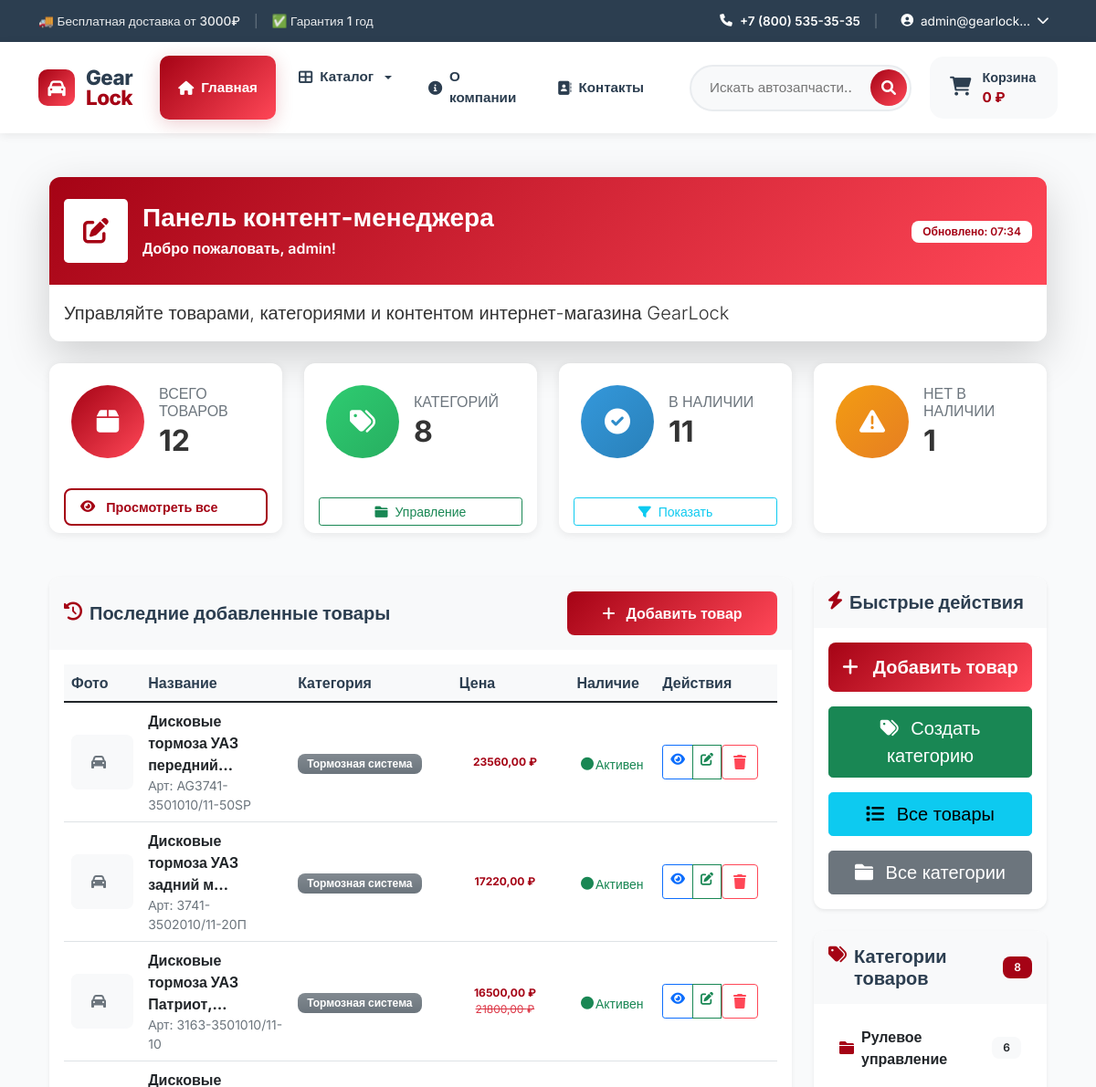
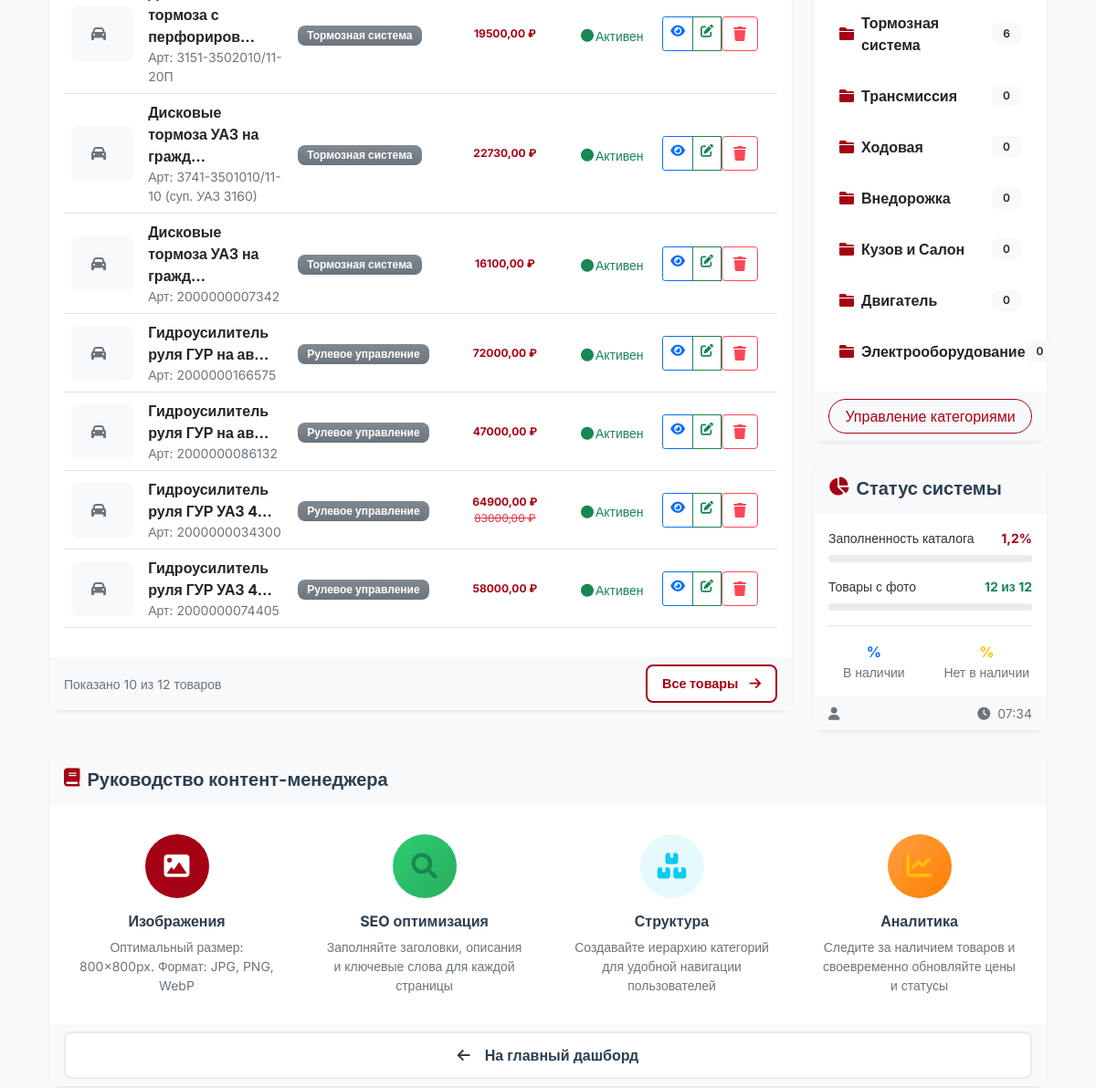
The page /users/content/dashboard/ (signed in, upper part) on the database as committed earlier (2 pictures, top to bottom).
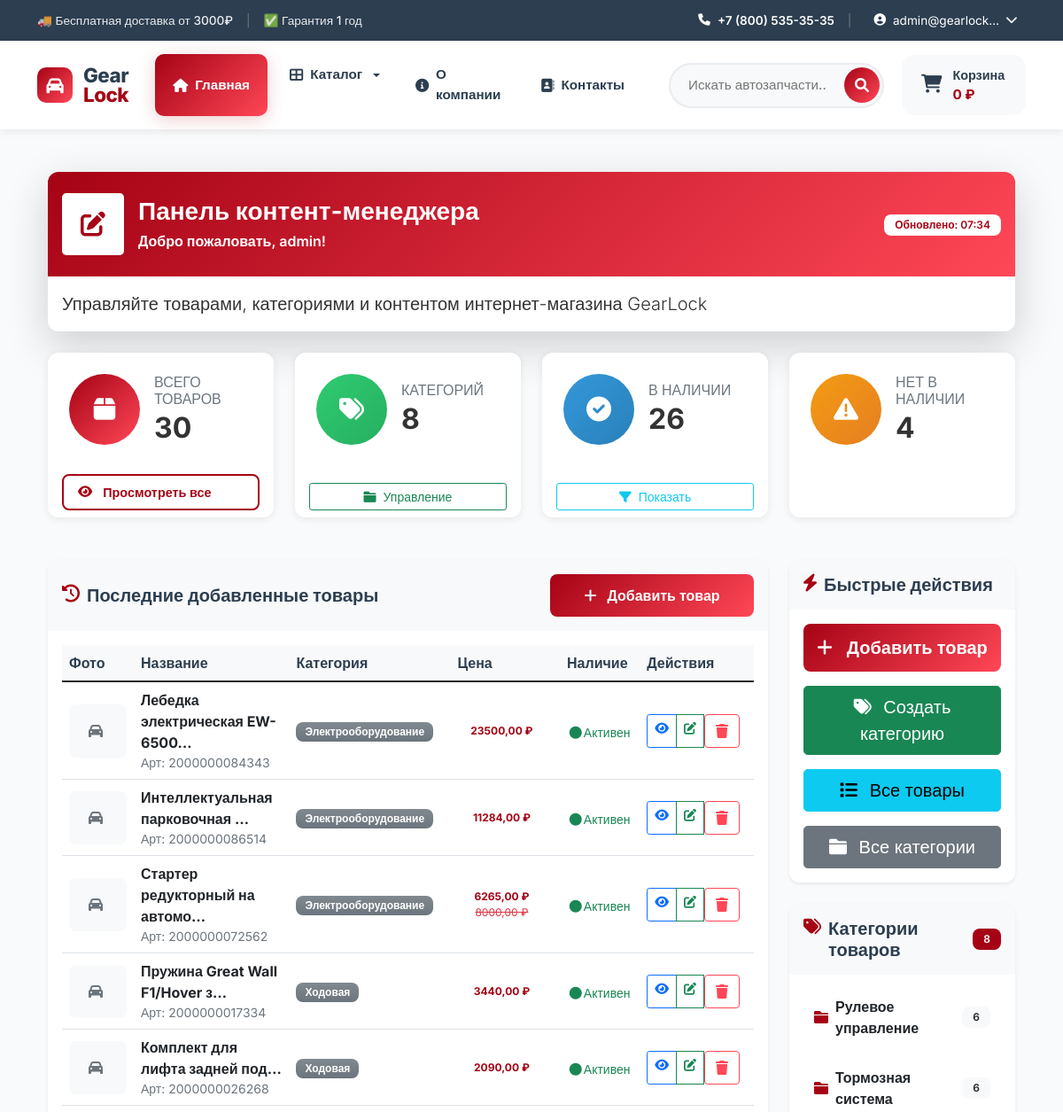
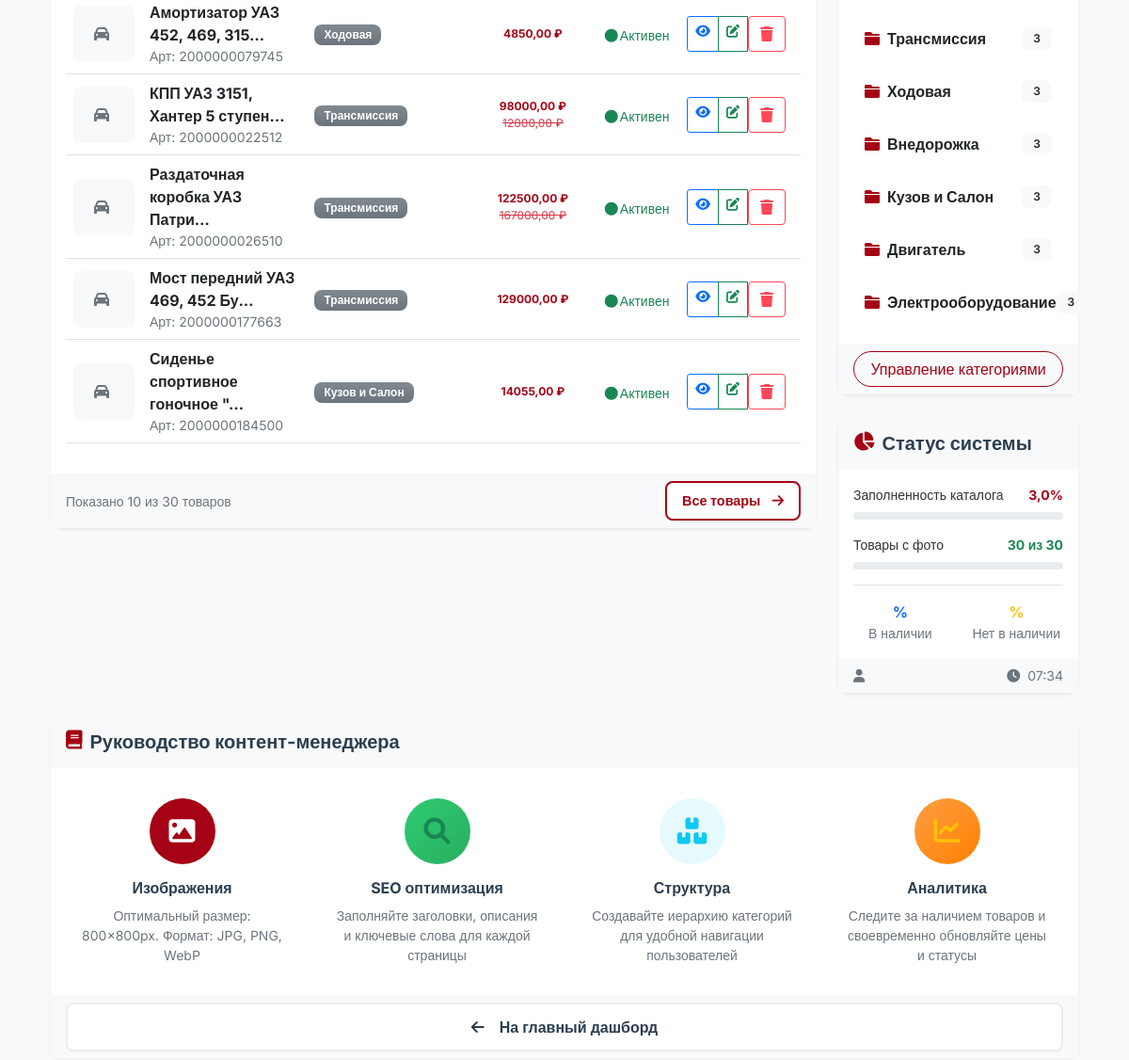
The same page on the database as committed later (2 pictures, top to bottom).
### catalog/models.py (models this page shows, shortened)
class Product(models.Model):
    AVAILABILITY_CHOICES = [
        ('in_stock', 'В наличии'),
        ('limited', 'Мало'),
        ('out_of_stock', 'Нет в наличии'),
        ('preorder', 'Под заказ'),
    ]
    name = models.CharField('Название', max_length=200)
    slug = models.SlugField('URL', max_length=200, unique=True, blank=True)  # Добавили blank=True
    category = models.ForeignKey(Category, on_delete=models.CASCADE,
                               related_name='products')
    brand = models.ForeignKey(Brand, on_delete=models.CASCADE,
                            related_name='products', null=True, blank=True)
    sku = models.CharField('Артикул', max_length=50, unique=True)
    price = models.DecimalField('Цена', max_digits=10, decimal_places=2)
    old_price = models.DecimalField('Старая цена', max_digits=10,
                                   decimal_places=2, null=True, blank=True)
    description = models.TextField('Описание')
    features = models.TextField('Характеристики', blank=True)
    availability = models.CharField('Наличие', max_length=20,
                                  choices=AVAILABILITY_CHOICES, default='in_stock')
    quantity = models.IntegerField('Количество', default=0)
    is_active = models.BooleanField('Активный', default=True)
    is_new = models.BooleanField('Новинка', default=False)
    is_sale = models.BooleanField('Распродажа', default=False)
    is_featured = models.BooleanField('Рекомендуемый', default=False)
    created_at = models.DateTimeField('Дата создания', auto_now_add=True)
    updated_at = models.DateTimeField('Дата обновления', auto_now=True)
    class Meta:
        verbose_name = 'Товар'
        verbose_name_plural = 'Товары'
        ordering = ['-created_at']

class Category(models.Model):
    name = models.CharField('Название', max_length=200)
    slug = models.SlugField('URL', max_length=200, unique=True, blank=True)
    parent = models.ForeignKey('self', on_delete=models.CASCADE,
                             null=True, blank=True, related_name='children')
    image = models.ImageField('Изображение', upload_to='categories/', null=True, blank=True)
    description = models.TextField('Описание', blank=True)
    order = models.IntegerField('Порядок', default=0)
    class Meta:
        verbose_name = 'Категория'
        verbose_name_plural = 'Категории'
        ordering = ['order', 'name']

### users/views.py (the view)
# urls.py: path('content/dashboard/', views.content_dashboard, name='content_dashboard'),
@login_required
@content_manager_required
def content_dashboard(request):
    total_products = Product.objects.count()
    in_stock = Product.objects.filter(quantity__gt=0).count()
    out_of_stock = Product.objects.filter(quantity=0).count()
    active_products = Product.objects.filter(is_active=True).count()
    categories = Category.objects.annotate(
        product_count=Count('products')
    ).order_by('-product_count')[:10]
    total_categories = Category.objects.count()
    recent_products = Product.objects.select_related('category').order_by('-created_at')[:10]
    try:
        products_with_images = Product.objects.exclude(Q(image='') | Q(image__isnull=True)).count()
    except:
        try:
            products_with_images = Product.objects.filter(images__isnull=False).distinct().count()
        except:
            products_with_images = 0
    products_with_images_percentage = (products_with_images / total_products * 100) if total_products > 0 else 0
    catalog_fill_percentage = min(100, (total_products / 100) * 10) if total_products > 0 else 0
    stats = {
        'total_products': total_products,
        'total_categories': total_categories,
        'in_stock': in_stock,
        'out_of_stock': out_of_stock,
        'active_products': active_products,
        'products_with_images': products_with_images,
        'products_with_images_percentage': round(products_with_images_percentage, 1),
        'catalog_fill_percentage': round(catalog_fill_percentage, 1),
    }
    context = {
        'stats': stats,
        'recent_products': recent_products,
        'categories': categories,
    }
    return render(request, 'users/content_dashboard.html', context)

### cart/cart.py (called while the page is built)
    def get_total_price(self):
        return sum(
            float(item['price']) * item['quantity']
            for item in self.cart.values()
        )

    def __len__(self):
        return sum(item['quantity'] for item in self.cart.values())

### cart/context_processors.py (called while the page is built)
def cart(request):
    return {'cart': Cart(request)}

### catalog/context_processors.py (called while the page is built)
def categories(request):
    main_categories = Category.objects.filter(
        parent__isnull=True
    ).exclude(
        slug=''
    ).exclude(
        slug__isnull=True
    ).prefetch_related('children').order_by('order', 'name')
    return {
        'categories': main_categories,
        'all_categories': Category.objects.exclude(slug='').exclude(slug__isnull=True)
    }

### templates/users/content_dashboard.html (shortened to what the changed rows need)
{% extends 'base.html' %}
{% load static %}
{% block content %}
<div class="container-fluid py-4">
    <div class="row mb-4">
        <div class="col-12">
            <div class="card border-0 shadow-lg">
                <div class="card-header bg-primary-gradient text-white py-4">
                    <div class="d-flex justify-content-between align-items-center">
                        <div class="d-flex align-items-center">
                            <div>
                                <h1 class="h3 fw-bold mb-1">Панель контент-менеджера</h1>
                            </div>
                        </div>
                    </div>
                </div>
            </div>
        </div>
    </div>
    <div class="row mb-4">
        <div class="col-xl-3 col-md-6 mb-4">
            <div class="card border-0 shadow-hover h-100">
                <div class="card-body p-4">
                    <div class="d-flex align-items-center">
                        <div class="flex-grow-1 ms-3">
                            <h6 class="text-muted text-uppercase mb-1">Всего товаров</h6>
                            <h2 class="fw-bold mb-0">{{ stats.total_products }}</h2>
                        </div>
                    </div>
                </div>
            </div>
        </div>
        <div class="col-xl-3 col-md-6 mb-4">
            <div class="card border-0 shadow-hover h-100">
                <div class="card-body p-4">
                    <div class="d-flex align-items-center">
                        <div class="flex-grow-1 ms-3">
                            <h2 class="fw-bold mb-0">{{ stats.total_categories }}</h2>
                        </div>
                    </div>
                </div>
            </div>
        </div>
        <div class="col-xl-3 col-md-6 mb-4">
            <div class="card border-0 shadow-hover h-100">
                <div class="card-body p-4">
                    <div class="d-flex align-items-center">
                        <div class="flex-grow-1 ms-3">
                            <h6 class="text-muted text-uppercase mb-1">В наличии</h6>
                            <h2 class="fw-bold mb-0">{{ stats.in_stock }}</h2>
                        </div>
                    </div>
                </div>
            </div>
        </div>
        <div class="col-xl-3 col-md-6 mb-4">
            <div class="card border-0 shadow-hover h-100">
                <div class="card-body p-4">
                    <div class="d-flex align-items-center">
                        <div class="flex-grow-1 ms-3">
                            <h6 class="text-muted text-uppercase mb-1">Нет в наличии</h6>
                            <h2 class="fw-bold mb-0">{{ stats.out_of_stock }}</h2>
                        </div>
                    </div>
                </div>
            </div>
        </div>
    </div>
    <div class="row">
        <div class="col-lg-8 mb-4">
            <div class="card border-0 shadow-sm">
                <div class="card-body">
                    <div class="table-responsive">
                        <table class="table table-hover align-middle">
                            <thead class="table-light">
                                <tr>
                                    <th class="border-0" style="width: 70px;">Фото</th>
                                    <th class="border-0">Название</th>
                                    <th class="border-0">Категория</th>
                                    <th class="border-0">Цена</th>
                                    <th class="border-0">Наличие</th>
                                    <th class="border-0">Действия</th>
                                </tr>
                            </thead>
                            <tbody>
                                {% for product in recent_products %}
                                <tr class="hover-row">
                                    <td>
                                        <div class="product-thumbnail">
                                            {% if product.image %}
                                                <img src="{{ product.image.url }}" alt="{{ product.name }}"
                                                     class="rounded-2" style="width: 60px; height: 60px; object-fit: cover;">
                                            {% else %}
                                                <div class="bg-light rounded-2 d-flex align-items-center justify-content-center"
                                                     style="width: 60px; height: 60px;">
                                                    <i class="fas fa-car text-muted"></i>
                                                </div>
                                            {% endif %}
                                        </div>
                                    </td>
                                    <td>
                                        <a href="{% url 'catalog:product_detail' product.slug %}" class="text-decoration-none text-dark fw-bold">
                                            {{ product.name|truncatechars:30 }}
                                        </a>
                                        <div class="text-muted small">Арт: {{ product.sku|default:"—" }}</div>
                                    </td>
                                    <td>
                                        {% if product.category %}
                                            <span class="badge bg-secondary bg-gradient">{{ product.category.name }}</span>
                                        {% else %}
                                            <span class="text-muted">—</span>
                                        {% endif %}
                                    </td>
                                    <td>
                                        <div class="fw-bold text-about" id="cat">{{ product.price }} ₽</div>
                                        {% if product.old_price %}
                                            <div class="text-danger small" id="cat"><s>{{ product.old_price }} ₽</s></div>
                                        {% endif %}
                                    </td>
                                    <td>
                                        <div class="text-success small mt-1" ><i class="fas fa-circle" id="cirk"></i> Активен</div>
                                    </td>
                                    <td>
                                        <div class="btn-group btn-group-sm" role="group">
                                            <a href="{% url 'catalog:product_detail' product.slug %}"
                                               class="btn btn-outline-primary" title="Просмотр">
                                                <i class="fas fa-eye"></i>
                                            </a>
                                            <a href="{% url 'catalog:product_update' product.slug %}"
                                               class="btn btn-outline-success" title="Редактировать">
                                                <i class="fas fa-edit"></i>
                                            </a>
                                            <form method="post" action="{% url 'catalog:product_delete' product.slug %}"
                                                  class="d-inline" onsubmit="return confirm('Удалить товар {{ product.name }}?')">
                                                <button type="submit" class="btn btn-outline-danger" title="Удалить">
                                                    <i class="fas fa-trash"></i>
                                                </button>
                                            </form>
                                        </div>
                                    </td>
                                </tr>
                                {% endfor %}
                            </tbody>
                        </table>
                    </div>
                </div>
                {% if recent_products %}
                <div class="card-footer bg-light border-0">
                    <div class="d-flex justify-content-between align-items-center">
                        <div class="small text-muted">
                            Показано {{ recent_products|length }} из {{ stats.total_products }} товаров
                        </div>
                        <a href="{% url 'catalog:product_list' %}" class="btn btn-outline-primary btn-sm">
                            Все товары <i class="fas fa-arrow-right ms-1"></i>
                        </a>
                    </div>
                </div>
                {% endif %}
            </div>
        </div>
        <div class="col-lg-4">
            <div class="card border-0 shadow-sm mb-4">
                <div class="card-body">
                    <div class="category-tree">
                        {% for category in categories %}
                            {% if not category.parent %}
                            <div class="mb-2">
                                <a href="{% url 'catalog:product_list_by_category' category.slug %}"
                                   class="text-decoration-none text-dark fw-bold d-flex align-items-center">
                                    <i class="fas fa-folder text-about me-2"></i>
                                    {{ category.name }}
                                    <span class="badge bg-light text-dark ms-auto">{{ category.product_count }}</span>
                                </a>
                            </div>
                            {% endif %}
                        {% empty %}
                        <div class="text-center py-3">
                            <i class="fas fa-tags fa-2x text-muted mb-3"></i>
                            <p class="text-muted mb-0">Категорий пока нет</p>
                        </div>
                        {% endfor %}
                    </div>
                </div>
            </div>
            <div class="card border-0 shadow-sm">
                <div class="card-body">
                    <div class="mb-3">
                        <div class="d-flex justify-content-between mb-2">
                            <span class="small">Заполненность каталога</span>
                            <span class="small fw-bold text-about">{{ stats.catalog_fill_percentage }}%</span>
                        </div>
                    </div>
                    <div class="mb-3">
                        <div class="d-flex justify-content-between mb-2">
                            <span class="small">Товары с фото</span>
                            <span class="small fw-bold text-success">{{ stats.products_with_images }} из {{ stats.total_products }}</span>
                        </div>
                    </div>
                </div>
            </div>
        </div>
    </div>
</div>
{% endblock %}

Rows that differ between the two databases and show on the page:
no longer on this page (row unchanged): Product: name "Дисковые тормоза УАЗ передний…", sku "AG3741-3501010/11-50SP", category.name "Тормозная система", price "23560,00"
no longer on this page (row unchanged): Product: name "Дисковые тормоза УАЗ задний м…", sku "3741-3502010/11-20П", category.name "Тормозная система", price "17220,00"
no longer on this page (row unchanged): Product: name "Дисковые тормоза УАЗ Патриот,…", sku "3163-3501010/11-10", category.name "Тормозная система", price "16500,00", old_price "21800,00"
no longer on this page (row unchanged): Product: name "Дисковые тормоза с перфориров…", sku "3151-3502010/11-20П", category.name "Тормозная система", price "19500,00"
no longer on this page (row unchanged): Product: name "Дисковые тормоза УАЗ на гражд…", sku "3741-3501010/11-10 (суп. УАЗ 3160)", category.name "Тормозная система", price "22730,00"
no longer on this page (row unchanged): Product: name "Дисковые тормоза УАЗ на гражд…", sku "2000000007342", category.name "Тормозная система", price "16100,00"
no longer on this page (row unchanged): Product: name "Гидроусилитель руля ГУР на ав…", sku "2000000166575", category.name "Рулевое управление", price "72000,00"
no longer on this page (row edited): Product: name "Гидроусилитель руля ГУР на ав…", sku "2000000086132", category.name "Рулевое управление", price "47000,00"
no longer on this page (row unchanged): Product: name "Гидроусилитель руля ГУР УАЗ 4…", sku "2000000034300", category.name "Рулевое управление", price "64900,00", old_price "83000,00"
no longer on this page (row unchanged): Product: name "Гидроусилитель руля ГУР УАЗ 4…", sku "2000000074405", category.name "Рулевое управление", price "58000,00"
added Product: name "Лебедка электрическая EW-6500…", sku "2000000084343", category.name "Электрооборудование", price "23500,00"
added Product: name "Интеллектуальная парковочная …", sku "2000000086514", category.name "Электрооборудование", price "11284,00"
added Product: name "Стартер редукторный на автомо…", sku "2000000072562", category.name "Электрооборудование", price "6265,00", old_price "8000,00"
added Product: name "Пружина Great Wall F1/Hover з…", sku "2000000017334", category.name "Ходовая", price "3440,00"
added Product: name "Комплект для лифта задней под…", sku "2000000026268", category.name "Ходовая", price "2090,00"
added Product: name "Амортизатор УАЗ 452, 469, 315…", sku "2000000079745", category.name "Ходовая", price "4850,00"
added Product: name "КПП УАЗ 3151, Хантер 5 ступен…", sku "2000000022512", category.name "Трансмиссия", price "98000,00", old_price "12000,00"
added Product: name "Раздаточная коробка УАЗ Патри…", sku "2000000026510", category.name "Трансмиссия", price "122500,00", old_price "167000,00"
added Product: name "Мост передний УАЗ 469, 452 Бу…", sku "2000000177663", category.name "Трансмиссия", price "129000,00"
added Product: name "Сиденье спортивное гоночное \"…", sku "2000000184500", category.name "Кузов и Салон", price "14055,00"
computed for Category "Трансмиссия": product_count "0" → "3"
computed for Category "Ходовая": product_count "0" → "3"
computed for Category "Внедорожка": product_count "0" → "3"
computed for Category "Кузов и Салон": product_count "0" → "3"
computed for Category "Двигатель": product_count "0" → "3"
computed for Category "Электрооборудование": product_count "0" → "3"
Other text that changed with them:
{{ stats.total_products }}: "12" → "30"
{{ stats.in_stock }}: "11" → "26"
{{ stats.out_of_stock }}: "1" → "4"
{{ stats.catalog_fill_percentage }}: "1,2" → "3,0"
{{ stats.products_with_images }}: "12" → "30"
